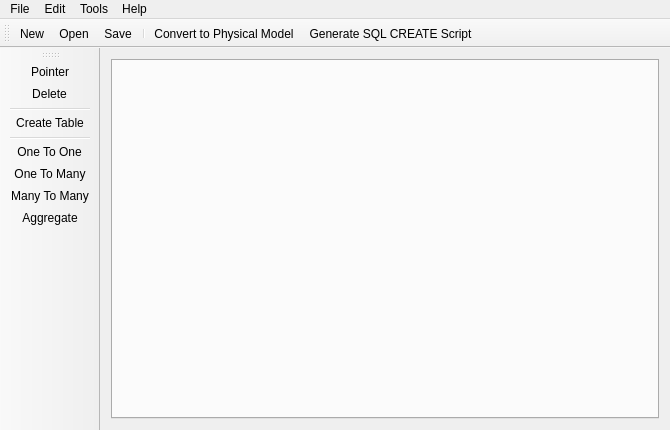
<?xml version="1.0" encoding="UTF-8"?>
<ui version="4.0">
 <class>MainWindow</class>
 <widget class="QMainWindow" name="MainWindow">
  <property name="geometry">
   <rect>
    <x>0</x>
    <y>0</y>
    <width>670</width>
    <height>430</height>
   </rect>
  </property>
  <property name="minimumSize">
   <size>
    <width>420</width>
    <height>290</height>
   </size>
  </property>
  <property name="windowTitle">
   <string>MainWindow</string>
  </property>
  <widget class="QWidget" name="centralWidget">
   <layout class="QGridLayout" name="gridLayout">
    <item row="0" column="0">
     <widget class="QTabWidget" name="tabWidget">
      <property name="tabPosition">
       <enum>QTabWidget::North</enum>
      </property>
      <property name="tabShape">
       <enum>QTabWidget::Rounded</enum>
      </property>
      <property name="currentIndex">
       <number>-1</number>
      </property>
      <property name="elideMode">
       <enum>Qt::ElideNone</enum>
      </property>
      <property name="tabsClosable">
       <bool>true</bool>
      </property>
      <property name="movable">
       <bool>true</bool>
      </property>
      <property name="tabBarAutoHide">
       <bool>false</bool>
      </property>
     </widget>
    </item>
   </layout>
  </widget>
  <widget class="QMenuBar" name="menuBar">
   <property name="geometry">
    <rect>
     <x>0</x>
     <y>0</y>
     <width>670</width>
     <height>21</height>
    </rect>
   </property>
   <widget class="QMenu" name="menuFile">
    <property name="title">
     <string>File</string>
    </property>
    <addaction name="actionNew"/>
    <addaction name="actionOpen"/>
    <addaction name="separator"/>
    <addaction name="actionSave"/>
    <addaction name="actionSave_as"/>
    <addaction name="separator"/>
    <addaction name="actionClose"/>
    <addaction name="separator"/>
    <addaction name="actionQuit"/>
   </widget>
   <widget class="QMenu" name="menuEdit">
    <property name="title">
     <string>Edit</string>
    </property>
    <widget class="QMenu" name="menuCreate_line">
     <property name="title">
      <string>Create Relationship</string>
     </property>
     <addaction name="actionOne_To_One"/>
     <addaction name="actionOne_To_Many"/>
     <addaction name="actionMany_To_Many"/>
     <addaction name="actionAggregate"/>
    </widget>
    <addaction name="actionPointer"/>
    <addaction name="actionCreate_Table"/>
    <addaction name="menuCreate_line"/>
    <addaction name="separator"/>
    <addaction name="actionDelete"/>
   </widget>
   <widget class="QMenu" name="menuTools">
    <property name="title">
     <string>Tools</string>
    </property>
    <addaction name="actionTo_PDM"/>
    <addaction name="actionScript"/>
    <addaction name="separator"/>
    <addaction name="actionSettings"/>
   </widget>
   <widget class="QMenu" name="menuHelp">
    <property name="title">
     <string>Help</string>
    </property>
    <addaction name="actionUser_Manual"/>
    <addaction name="separator"/>
    <addaction name="actionAbout"/>
   </widget>
   <addaction name="menuFile"/>
   <addaction name="menuEdit"/>
   <addaction name="menuTools"/>
   <addaction name="menuHelp"/>
  </widget>
  <widget class="QToolBar" name="toolBar">
   <property name="windowTitle">
    <string>Standard Tools</string>
   </property>
   <attribute name="toolBarArea">
    <enum>TopToolBarArea</enum>
   </attribute>
   <attribute name="toolBarBreak">
    <bool>false</bool>
   </attribute>
   <addaction name="actionNew"/>
   <addaction name="actionOpen"/>
   <addaction name="actionSave"/>
   <addaction name="separator"/>
   <addaction name="actionTo_PDM"/>
   <addaction name="actionScript"/>
  </widget>
  <widget class="QToolBar" name="toolBar_2">
   <property name="windowTitle">
    <string>Edit Tools</string>
   </property>
   <attribute name="toolBarArea">
    <enum>LeftToolBarArea</enum>
   </attribute>
   <attribute name="toolBarBreak">
    <bool>false</bool>
   </attribute>
   <addaction name="actionPointer"/>
   <addaction name="actionDelete"/>
   <addaction name="separator"/>
   <addaction name="actionCreate_Table"/>
   <addaction name="separator"/>
   <addaction name="actionOne_To_One"/>
   <addaction name="actionOne_To_Many"/>
   <addaction name="actionMany_To_Many"/>
   <addaction name="actionAggregate"/>
  </widget>
  <action name="actionNew">
   <property name="text">
    <string>New</string>
   </property>
   <property name="shortcut">
    <string>Ctrl+N</string>
   </property>
  </action>
  <action name="actionOpen">
   <property name="text">
    <string>Open...</string>
   </property>
   <property name="shortcut">
    <string>Ctrl+O</string>
   </property>
  </action>
  <action name="actionSave">
   <property name="text">
    <string>Save</string>
   </property>
   <property name="shortcut">
    <string>Ctrl+S</string>
   </property>
  </action>
  <action name="actionSave_as">
   <property name="text">
    <string>Save as...</string>
   </property>
   <property name="shortcut">
    <string>Ctrl+Shift+S</string>
   </property>
  </action>
  <action name="actionClose">
   <property name="text">
    <string>Close</string>
   </property>
   <property name="shortcut">
    <string>Ctrl+W</string>
   </property>
  </action>
  <action name="actionQuit">
   <property name="text">
    <string>Quit</string>
   </property>
   <property name="shortcut">
    <string>Ctrl+Q</string>
   </property>
  </action>
  <action name="actionCreate_Table">
   <property name="checkable">
    <bool>true</bool>
   </property>
   <property name="icon">
    <iconset resource="images.qrc">
     <normaloff>:/create_entity</normaloff>:/create_entity</iconset>
   </property>
   <property name="text">
    <string>Create Table</string>
   </property>
  </action>
  <action name="actionTo_PDM">
   <property name="text">
    <string>Convert to Physical Model</string>
   </property>
  </action>
  <action name="actionScript">
   <property name="text">
    <string>Generate SQL CREATE Script</string>
   </property>
  </action>
  <action name="actionSettings">
   <property name="text">
    <string>Settings</string>
   </property>
  </action>
  <action name="actionUser_Manual">
   <property name="text">
    <string>User Manual</string>
   </property>
  </action>
  <action name="actionAbout">
   <property name="text">
    <string>About</string>
   </property>
  </action>
  <action name="actionOne_To_One">
   <property name="checkable">
    <bool>true</bool>
   </property>
   <property name="checked">
    <bool>false</bool>
   </property>
   <property name="icon">
    <iconset resource="images.qrc">
     <normaloff>:/one_one</normaloff>:/one_one</iconset>
   </property>
   <property name="text">
    <string>One To One</string>
   </property>
  </action>
  <action name="actionOne_To_Many">
   <property name="checkable">
    <bool>true</bool>
   </property>
   <property name="icon">
    <iconset resource="images.qrc">
     <normaloff>:/one_many</normaloff>:/one_many</iconset>
   </property>
   <property name="text">
    <string>One To Many</string>
   </property>
  </action>
  <action name="actionMany_To_Many">
   <property name="checkable">
    <bool>true</bool>
   </property>
   <property name="icon">
    <iconset resource="images.qrc">
     <normaloff>:/many_many</normaloff>:/many_many</iconset>
   </property>
   <property name="text">
    <string>Many To Many</string>
   </property>
  </action>
  <action name="actionAggregate">
   <property name="checkable">
    <bool>true</bool>
   </property>
   <property name="icon">
    <iconset resource="images.qrc">
     <normaloff>:/agregate</normaloff>:/agregate</iconset>
   </property>
   <property name="text">
    <string>Aggregate</string>
   </property>
  </action>
  <action name="actionPointer">
   <property name="checkable">
    <bool>true</bool>
   </property>
   <property name="checked">
    <bool>false</bool>
   </property>
   <property name="icon">
    <iconset resource="images.qrc">
     <normaloff>:/curs</normaloff>:/curs</iconset>
   </property>
   <property name="text">
    <string>Pointer</string>
   </property>
  </action>
  <action name="actionDelete">
   <property name="checkable">
    <bool>true</bool>
   </property>
   <property name="checked">
    <bool>false</bool>
   </property>
   <property name="icon">
    <iconset resource="images.qrc">
     <normaloff>:/remove_entity</normaloff>:/remove_entity</iconset>
   </property>
   <property name="text">
    <string>Delete</string>
   </property>
  </action>
 </widget>
 <layoutdefault spacing="6" margin="11"/>
 <resources>
  <include location="images.qrc"/>
 </resources>
 <connections/>
</ui>
